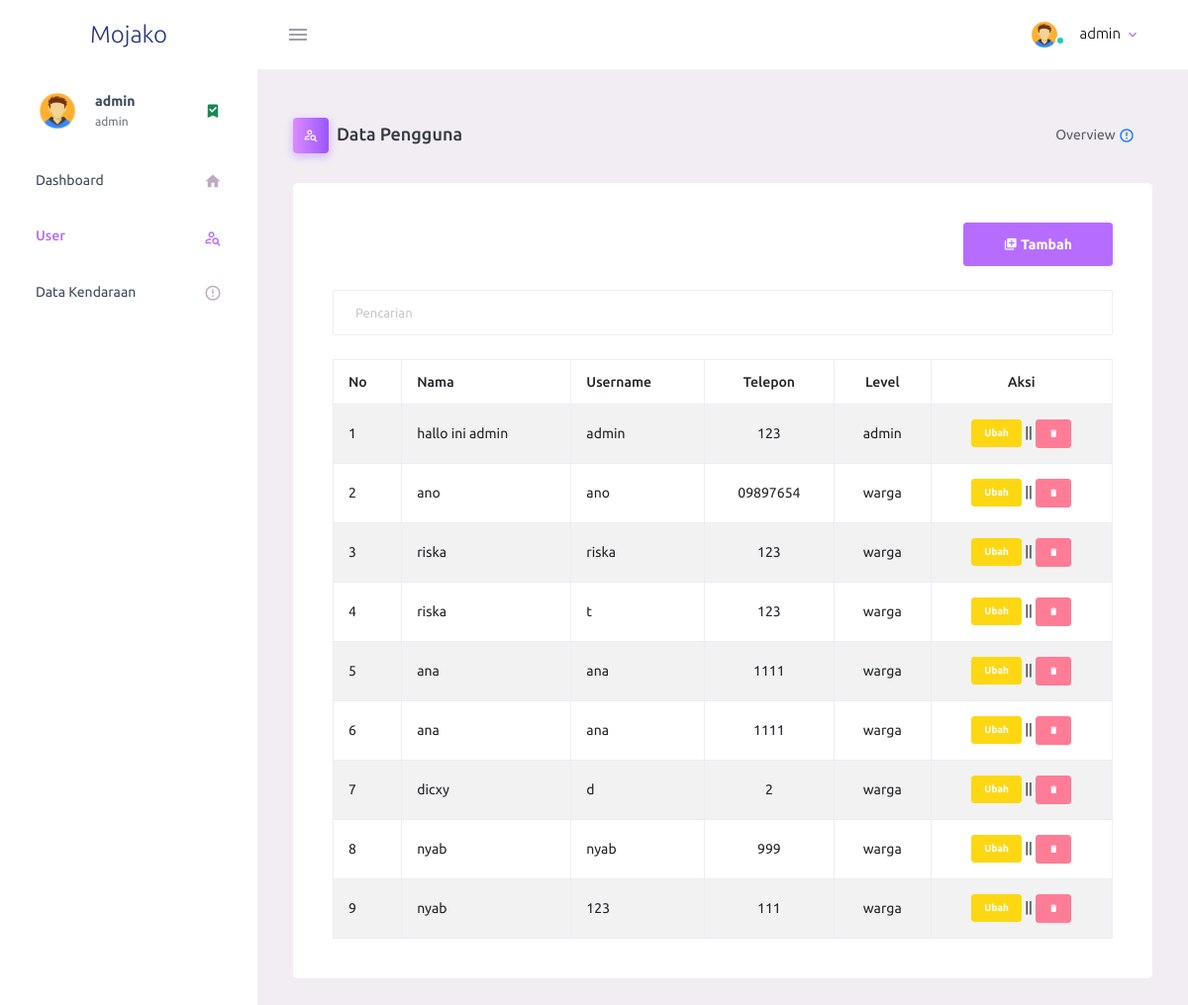
The app's page /penting/user.php (signed in) with its own data.
### tables this page shows
CREATE TABLE `masyarakat` (
  `id_mas` int(11) NOT NULL,
  `nama` text NOT NULL,
  `username` varchar(25) NOT NULL,
  `password` text NOT NULL,
  `telp` varchar(20) NOT NULL,
  `level` enum('admin','warga','','') NOT NULL
);

### penting/user.php (the view, shortened to what this page needs)
<?php
include "functions.php";
$q = isset($_GET['q']) ? $_GET['q'] : "";
?>
<!DOCTYPE html>
<html lang="en">
<head>
    <link rel="stylesheet" href="admin/assets/vendors/mdi/css/materialdesignicons.min.css">
    <link rel="stylesheet" href="admin/assets/vendors/css/vendor.bundle.base.css">
    <link rel="stylesheet" href="admin/assets/css/style.css">
</head>
<body>
    <?php require "partials/navbar.php"; ?>
    <div class="container-fluid page-body-wrapper">
        <?php require "partials/sidebar.php"; ?>
        <div class="main-panel">
            <div class="content-wrapper">
                <div class="page-header">
                    <h3 class="page-title">
                        <span class="page-title-icon bg-gradient-primary text-white me-2">
                            <i class="mdi mdi-account-search-outline"></i>
                        </span>Data Pengguna
                    </h3>
                    <nav aria-label="breadcrumb">
                        <ul class="breadcrumb">
                            <li class="breadcrumb-item active" aria-current="page">
                                <span></span>Overview <i class="mdi mdi-alert-circle-outline icon-sm text-primary align-middle"></i>
                            </li>
                        </ul>
                    </nav>
                </div>
                <div class="row">
                    <div class="panel panel-default">
                        <div class="col-lg-12 grid-margin stretch-card">
                            <div class="card">
                                <div class="card-body">
                                    <div class="panel-heading">
                                        <form class="form-inline">
                                            <div class="form-group" style="float:right;">
                                                <a class="btn btn-primary" href="dataw_tambah.php"><span class="mdi mdi-library-plus"></span> Tambah</a>
                                            </div>
                                            <div class="form-group">
                                                <input class="form-control" type="text" placeholder="Pencarian" name="q" value="<?= $q ?>" />
                                            </div>
                                        </form>
                                    </div>
                                    <div class="table-responsive">
                                        <table class="table table-bordered table-hover table-striped">
                                            <thead>
                                                <tr class="nw">
                                                    <th>No</th>
                                                    <th>Nama</th>
                                                    <th>Username</th>
                                                    <th class="text-center">Telepon</th>
                                                    <th class="text-center">Level</th>
                                                    <th class="text-center">Aksi</th>
                                                </tr>
                                            </thead>
                                            <tbody>
                                                <?php
                                                $query = "SELECT * FROM masyarakat WHERE
                                                    id_mas LIKE '%$q%' OR
                                                    nama LIKE '%$q%' OR
                                                    username LIKE '%$q%' OR
                                                    password LIKE '%$q%' OR
                                                    telp LIKE '%$q%' OR
                                                    level LIKE '%$q%'
                                                    ORDER BY id_mas";
                                                $result = $db->query($query);
                                                if ($result && $result->num_rows > 0) {
                                                    $nomor = 1;
                                                    while ($row = $result->fetch_object()) {
                                                        echo "<tr>";
                                                        echo "<td>{$nomor}</td>";
                                                        echo "<td>{$row->nama}</td>";
                                                        echo "<td>{$row->username}</td>";
                                                        echo "<td class='text-center'>{$row->telp}</td>";
                                                        echo "<td class='text-center'>{$row->level}</td>";
                                                        echo "<td class='text-center'>
                                                                <a class='btn btn-xs btn-warning' href='ubahw.php?id_data={$row->id_mas}'>Ubah</a> ||
                                                                <a class='btn btn-xs btn-danger' href='aksiw.php?act=mas_hapus&ID={$row->id_mas}' onclick='return confirm(\"Hapus data?\")'><span class='mdi mdi-delete'></span></a>
                                                            </td>";
                                                        echo "</tr>";
                                                        $nomor++;
                                                    }
                                                } else {
                                                    echo "<tr><td colspan='8'>Tidak ada data yang ditemukan.</td></tr>";
                                                }
                                                ?>
                                            </tbody>
                                        </table>
                                    </div>
                                </div>
                            </div>
                        </div>
                    </div>
                </div>
            </div>
        </div>
    </div>
</body>
</html>

### penting/partials/navbar.php (shortened to what this page needs)
<nav class="navbar default-layout-navbar col-lg-12 col-12 p-0 fixed-top d-flex flex-row">
    <div class="text-center navbar-brand-wrapper d-flex align-items-center justify-content-center">
        <a class="navbar-brand brand-logo" href="dashboard.php">Mojako</a>
    </div>
    <div class="navbar-menu-wrapper d-flex align-items-stretch">
        <button class="navbar-toggler navbar-toggler align-self-center" type="button" data-toggle="minimize">
            <span class="mdi mdi-menu"></span>
        </button>
        <ul class="navbar-nav navbar-nav-right">
            <li class="nav-item nav-profile dropdown">
                <a class="nav-link dropdown-toggle" id="profileDropdown" href="#" data-bs-toggle="dropdown" aria-expanded="false">
                    <div class="nav-profile-img">
                        <img src="admin/assets/images/user_img.png" alt="image">
                        <span class="availability-status online"></span>
                    </div>
                    <div class="nav-profile-text">
                        <p class="mb-1 text-black"><?= $_SESSION['login'] ?></p>
                    </div>
                </a>
            </li>
        </ul>
    </div>
</nav>

### penting/partials/sidebar.php (shortened to what this page needs)
<nav class="sidebar sidebar-offcanvas" id="sidebar">
  <ul class="nav">
    <li class="nav-item nav-profile">
      <a href="#" class="nav-link">
        <div class="nav-profile-image">
          <img src="admin/assets/images/user_img.png" alt="profile">
        </div>
        <div class="nav-profile-text d-flex flex-column">
          <?php if (isset($_SESSION['login'])) : ?>
            <span class="font-weight-bold mb-2"><?= $_SESSION['login'] ?></span>
            <span class="text-secondary text-small"><?= $_SESSION['level'] ?></span>
          <?php endif; ?>
        </div>
        <i class="mdi mdi-bookmark-check text-success nav-profile-badge"></i>
      </a>
    </li>
    <?php if (isset($_SESSION['level']) && $_SESSION['level'] == "admin") : ?>
      <li class="nav-item">
        <a class="nav-link" href="dashboard.php">
          <span class="menu-title">Dashboard</span>
          <i class="mdi mdi-home menu-icon"></i>
        </a>
      </li>
      <li class="nav-item">
        <a class="nav-link" href="user.php">
          <span class="menu-title">User</span>
          <i class="mdi mdi-account-search-outline menu-icon"></i>
        </a>
      </li>
      <li class="nav-item">
        <a class="nav-link" href="data.php">
          <span class="menu-title">Data Kendaraan</span>
          <i class="mdi mdi-alert-circle-outline menu-icon"></i>
        </a>
      </li>
    <?php endif; ?>
  </ul>
</nav>

### records on screen
masyarakat: nama "hallo ini admin", username "admin", telp "123", level "admin"
masyarakat: nama "ano", username "ano", telp "09897654", level "warga"
masyarakat: nama "riska", username "riska", telp "123", level "warga"
masyarakat: nama "riska", username "t", telp "123", level "warga"
masyarakat: nama "ana", username "ana", telp "1111", level "warga"
masyarakat: nama "ana", username "ana", telp "1111", level "warga"
masyarakat: nama "dicxy", username "d", telp "2", level "warga"
masyarakat: nama "nyab", username "nyab", telp "999", level "warga"
masyarakat: nama "nyab", username "123", telp "111", level "warga"

### other values on screen
$_SESSION['login'] "admin"
$_SESSION['level'] "admin"
